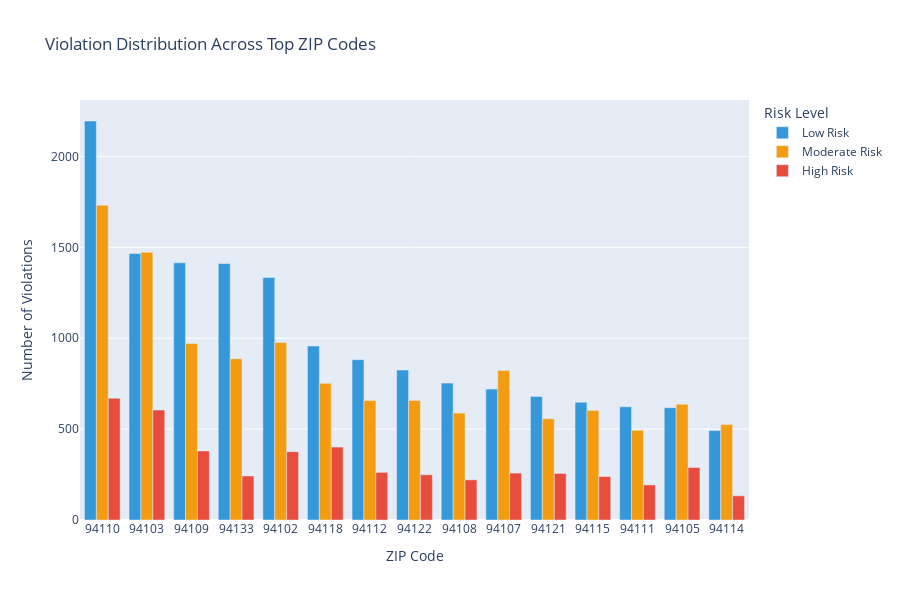

Notebook source saved alongside this figure:
### Markdown cell above
### 5.2 Interactive Geographic Visualization

### Code cell
# Create interactive bar chart with Plotly
fig = px.bar(
    top_zip_data,
    x='business_postal_code',
    y='count',
    color='risk_category',
    title='Violation Distribution Across Top ZIP Codes',
    labels={'business_postal_code': 'ZIP Code', 
            'count': 'Number of Violations', 
            'risk_category': 'Risk Level'},
    color_discrete_map={'High Risk': '#e74c3c', 
                         'Moderate Risk': '#f39c12', 
                         'Low Risk': '#3498db'},
    barmode='group',
    height=600
)

fig.update_layout(
    xaxis_title='ZIP Code',
    yaxis_title='Number of Violations',
    font=dict(size=12),
    hovermode='x unified'
)

fig.show()

### Figure 1 — Plotly figure (JSON) as saved in the notebook; plotly's stock layout.template omitted (floating-point values rounded to 4 significant figures)
{"data": [{"alignmentgroup": "True", "hovertemplate": "Risk Level=Low Risk<br>ZIP Code=%{x}<br>Number of Violations=%{y}<extra></extra>", "legendgroup": "Low Risk", "marker": {"color": "#3498db", "pattern": {"shape": ""}}, "name": "Low Risk", "offsetgroup": "Low Risk", "orientation": "v", "showlegend": true, "textposition": "auto", "x": ["94110", "94103", "94109", "94133", "94102", "94118", "94112", "94122", "94108", "94107", "94121", "94115", "94111", "94105", "94114"], "xaxis": "x", "y": [2195, 1466, 1415, 1411, 1334, 957, 882, 825, 753, 720, 680, 648, 623, 618, 492], "yaxis": "y", "type": "bar"}, {"alignmentgroup": "True", "hovertemplate": "Risk Level=Moderate Risk<br>ZIP Code=%{x}<br>Number of Violations=%{y}<extra></extra>", "legendgroup": "Moderate Risk", "marker": {"color": "#f39c12", "pattern": {"shape": ""}}, "name": "Moderate Risk", "offsetgroup": "Moderate Risk", "orientation": "v", "showlegend": true, "textposition": "auto", "x": ["94110", "94103", "94102", "94109", "94133", "94107", "94118", "94122", "94112", "94105", "94115", "94108", "94121", "94114", "94111"], "xaxis": "x", "y": [1732, 1473, 976, 971, 887, 822, 752, 658, 657, 637, 603, 588, 557, 525, 494], "yaxis": "y", "type": "bar"}, {"alignmentgroup": "True", "hovertemplate": "Risk Level=High Risk<br>ZIP Code=%{x}<br>Number of Violations=%{y}<extra></extra>", "legendgroup": "High Risk", "marker": {"color": "#e74c3c", "pattern": {"shape": ""}}, "name": "High Risk", "offsetgroup": "High Risk", "orientation": "v", "showlegend": true, "textposition": "auto", "x": ["94110", "94103", "94118", "94109", "94102", "94105", "94112", "94107", "94121", "94122", "94133", "94115", "94108", "94111", "94114"], "xaxis": "x", "y": [670, 605, 401, 380, 376, 289, 262, 258, 256, 249, 242, 239, 221, 193, 133], "yaxis": "y", "type": "bar"}], "layout": {"xaxis": {"anchor": "y", "domain": [0.0, 1.0], "title": {"text": "ZIP Code"}}, "yaxis": {"anchor": "x", "domain": [0.0, 1.0], "title": {"text": "Number of Violations"}}, "legend": {"title": {"text": "Risk Level"}, "tracegroupgap": 0}, "title": {"text": "Violation Distribution Across Top ZIP Codes"}, "barmode": "group", "height": 600, "font": {"size": 12}, "hovermode": "x unified"}}
